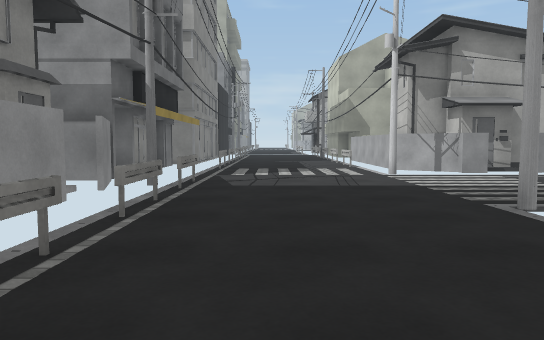
view 1 (above)

13 first-person views from a walk through a 3-D level made in the Unity game engine. The camera is 1.2 m above the floor, tilts 4° down and sees 70° across. The floor is counted in squares, 2 m on a side. Each view is taken from the middle of a square. On the plan, view 1 faces up. The plan holds only what a view shows up to about 11 squares ahead; the rest is blank. The place goes on beyond the plan. Surface patterns are stand-ins for the level's own textures.

view 2
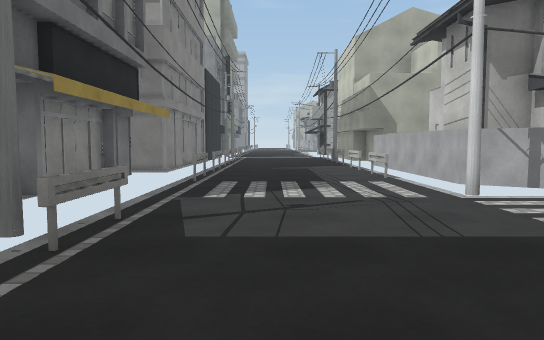

view 3
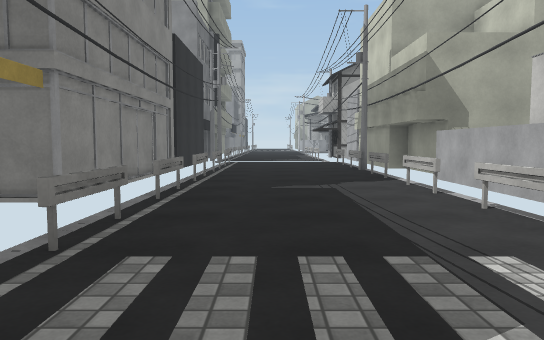

view 4
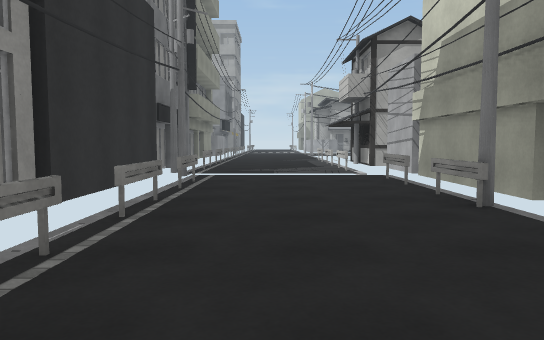

view 5
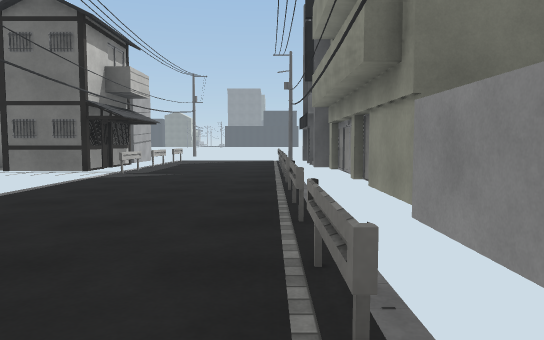

view 6
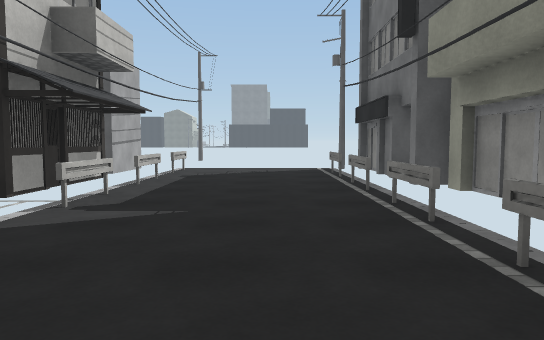

view 7
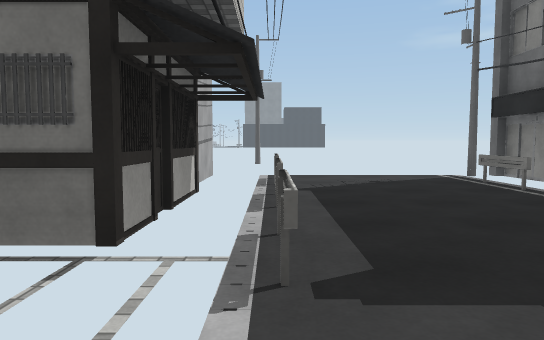

view 8
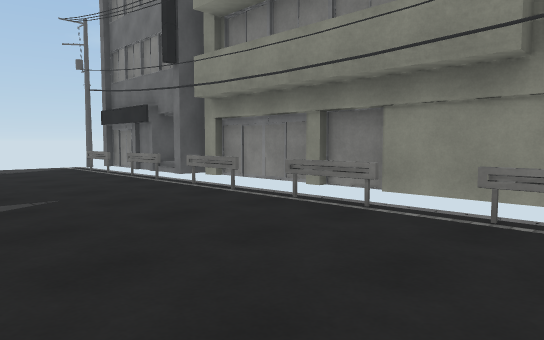

view 9
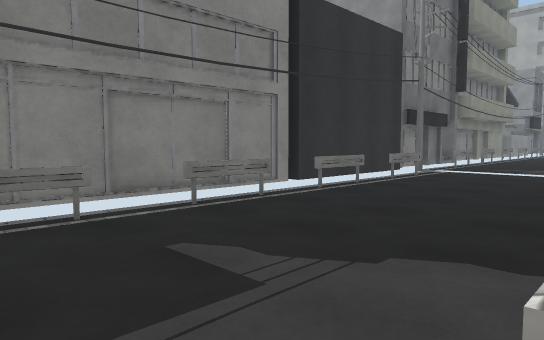

view 10
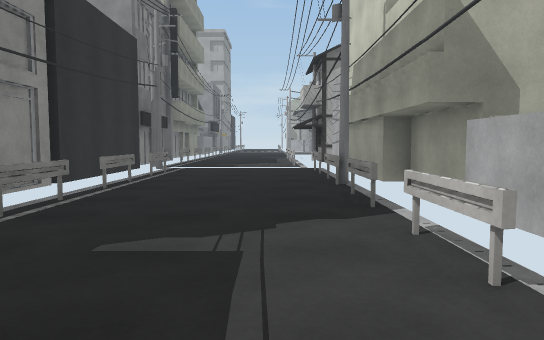

view 11
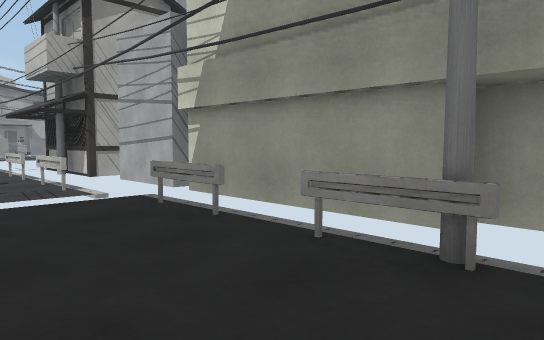

view 12
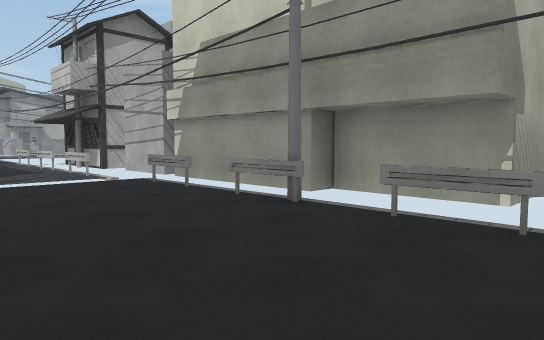

view 13
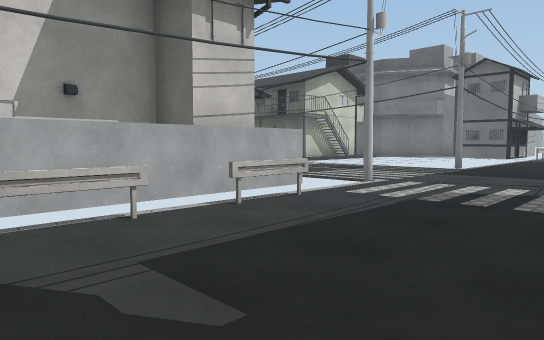

### Floor plan
Key: @ floor where view 1 was taken; # wall or solid block; . floor; = window, fence, low wall or low ledge.
Columns run from 2 left of view 1 to 6 right of it. Each row starts with its distance up from view 1.
 22 #   ##
 21 #...##
 20 #...##
 19 #....#
 18 #...=#
 17 #....#
 16 #...##
 15 #....#
 14 #...=#
 13 #....#
 12 #...=#
 11 #....#
 10 #...=#
  9 #....##
  8  ....####
  7  ...#...
  6 #.......
  5 #.......
  4 #...#...
  3 #....
  2 #....
  1 #....
  0 #.@..
 -1 #....
 -2 #....
 -3 #...=#
 -4 #....#
 -5 #...=#
 -6 #....#
 -7 #...=#
 -8 #....#

Positions as (right, up) in squares from view 1, and headings:
1: (0, 0), facing up
2: (0, 3), facing up
3: (0, 7), facing up
4: (0, 12), facing up
5: (-1, 5), facing down
6: (0, 1), facing down
7: (2, -1), facing down
8: (2, 2), facing down-left
9: (2, 11), facing up-left
10: (1, 10), facing up
11: (0, 15), facing up-right
12: (-1, 13), facing up-right
13: (-1, 13), facing down-right
